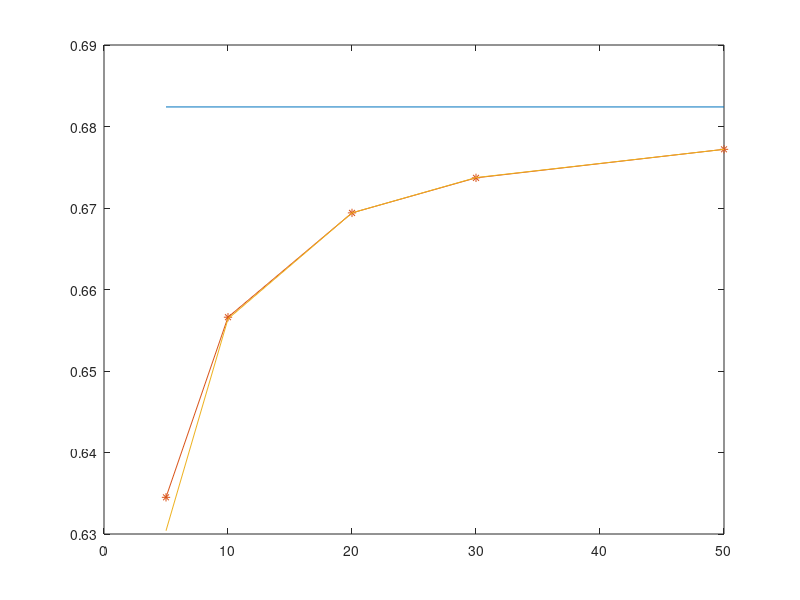

Write the MATLAB code that produced this figure.
function cost_Nfinite_mfe()

%%%%%%%%%%%%%%%%%%%%%%%%%%%%%%%%%%%%%%%%%%%%%%%%%%%%%%%%%%%%%
%
% Matlab code to generate the figure where we compare the cost
%   for the N-player equilibrium with the cost of the mean-field
%    equilibrium. The values are obtained from 
%    SIR-MFG-vs-Nplayergame.ipynb
%
%%%%%%%%%%%%%%%%%%%%%%%%%%%%%%%%%%%%%%%%%%%%%%%%%%%%%%%%%%%%%

% the cost of the mean-field equilibrium and the N-players equilibrium
mfe_cost=0.6824;
eq_cost=[0.6345,0.6566,0.6694,0.6737,0.6772];

vN=[5,10,20,30,50];
plot(vN,ones(1,length(vN))*mfe_cost)
hold on;
plot(vN,eq_cost,'*-');
plot(vN,mfe_cost-0.26./vN)
end
